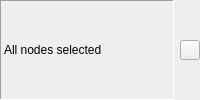
<?xml version="1.0" encoding="UTF-8"?>
<ui version="4.0">
 <class>AZ::SceneAPI::UI::NodeTreeSelectionWidget</class>
 <widget class="QWidget" name="AZ::SceneAPI::UI::NodeTreeSelectionWidget">
  <property name="sizePolicy">
   <sizepolicy hsizetype="Expanding" vsizetype="Preferred">
    <horstretch>0</horstretch>
    <verstretch>0</verstretch>
   </sizepolicy>
  </property>
  <layout class="QHBoxLayout" name="horizontalLayout">
   <property name="leftMargin">
    <number>0</number>
   </property>
   <property name="topMargin">
    <number>0</number>
   </property>
   <property name="rightMargin">
    <number>0</number>
   </property>
   <property name="bottomMargin">
    <number>0</number>
   </property>
   <item>
    <widget class="QLabel" name="m_statusLabel">
     <property name="frameShape">
      <enum>QFrame::Panel</enum>
     </property>
     <property name="frameShadow">
      <enum>QFrame::Sunken</enum>
     </property>
     <property name="text">
      <string>All nodes selected</string>
     </property>
    </widget>
   </item>
   <item>
    <widget class="QPushButton" name="m_selectButton">
     <property name="sizePolicy">
      <sizepolicy hsizetype="Fixed" vsizetype="Fixed">
       <horstretch>0</horstretch>
       <verstretch>0</verstretch>
      </sizepolicy>
     </property>
     <property name="minimumSize">
      <size>
       <width>20</width>
       <height>20</height>
      </size>
     </property>
     <property name="maximumSize">
      <size>
       <width>20</width>
       <height>20</height>
      </size>
     </property>
     <property name="toolTip">
      <string>Select Nodes</string>
     </property>
    </widget>
   </item>
  </layout>
 </widget>
 <resources/>
 <connections/>
</ui>
